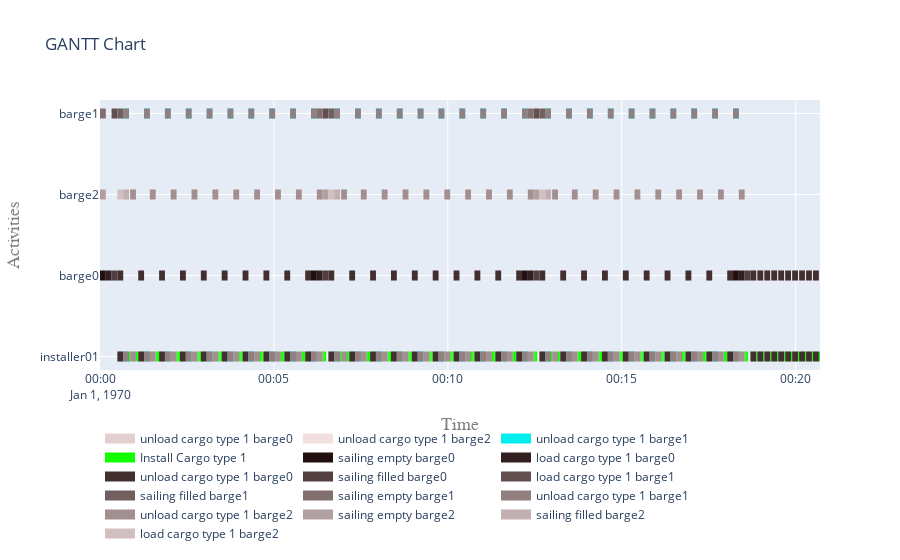

The cell this chart's notebook holds for it:
### Code cell
plot.get_gantt_chart(
    [installer01, *[vessels[v] for v in vessels]], 
    id_map=[install_process,*processes]
)

### Figure 1 — Plotly figure (JSON) as saved in the notebook; plotly's stock layout.template omitted (floating-point values rounded to 4 significant figures; data arrays with more than 128 entries replaced by an {"elided": "..."} marker saying what was removed)
{"data": [{"connectgaps": false, "hoverinfo": "y+name", "line": {"color": "rgb(226,207,208)", "width": 10}, "mode": "lines", "name": "unload cargo type 1 barge0", "type": "scatter", "x": {"elided": "400 str values"}, "y": {"elided": "400 str values"}}, {"connectgaps": false, "hoverinfo": "y+name", "line": {"color": "rgb(242,223,224)", "width": 10}, "mode": "lines", "name": "unload cargo type 1 barge2", "type": "scatter", "x": {"elided": "300 str values"}, "y": {"elided": "300 str values"}}, {"connectgaps": false, "hoverinfo": "y+name", "line": {"color": "rgb(2,239,240)", "width": 10}, "mode": "lines", "name": "unload cargo type 1 barge1", "type": "scatter", "x": {"elided": "300 str values"}, "y": {"elided": "300 str values"}}, {"connectgaps": false, "hoverinfo": "y+name", "line": {"color": "rgb(18,255,0)", "width": 10}, "mode": "lines", "name": "Install Cargo type 1", "type": "scatter", "x": {"elided": "500 str values"}, "y": {"elided": "500 str values"}}, {"connectgaps": false, "hoverinfo": "y+name", "line": {"color": "rgb(34,15,16)", "width": 10}, "mode": "lines", "name": "sailing empty barge0", "type": "scatter", "x": ["1970-01-01T00:00:00", "1970-01-01T00:00:00", "1970-01-01T00:00:10", "1970-01-01T00:00:10", "1970-01-01T00:00:10", "1970-01-01T00:06:04", "1970-01-01T00:06:04", "1970-01-01T00:06:14", "1970-01-01T00:06:14", "1970-01-01T00:06:14", "1970-01-01T00:12:08", "1970-01-01T00:12:08", "1970-01-01T00:12:18", "1970-01-01T00:12:18", "1970-01-01T00:12:18", "1970-01-01T00:18:12", "1970-01-01T00:18:12", "1970-01-01T00:18:22", "1970-01-01T00:18:22", "1970-01-01T00:18:22"], "y": ["barge0", "barge0", "barge0", "barge0", null, "barge0", "barge0", "barge0", "barge0", null, "barge0", "barge0", "barge0", "barge0", null, "barge0", "barge0", "barge0", "barge0", null]}, {"connectgaps": false, "hoverinfo": "y+name", "line": {"color": "rgb(50,31,32)", "width": 10}, "mode": "lines", "name": "load cargo type 1 barge0", "type": "scatter", "x": ["1970-01-01T00:00:10", "1970-01-01T00:00:10", "1970-01-01T00:00:20", "1970-01-01T00:00:20", "1970-01-01T00:00:20", "1970-01-01T00:06:14", "1970-01-01T00:06:14", "1970-01-01T00:06:24", "1970-01-01T00:06:24", "1970-01-01T00:06:24", "1970-01-01T00:12:18", "1970-01-01T00:12:18", "1970-01-01T00:12:28", "1970-01-01T00:12:28", "1970-01-01T00:12:28", "1970-01-01T00:18:22", "1970-01-01T00:18:22", "1970-01-01T00:18:32", "1970-01-01T00:18:32", "1970-01-01T00:18:32"], "y": ["barge0", "barge0", "barge0", "barge0", null, "barge0", "barge0", "barge0", "barge0", null, "barge0", "barge0", "barge0", "barge0", null, "barge0", "barge0", "barge0", "barge0", null]}, {"connectgaps": false, "hoverinfo": "y+name", "line": {"color": "rgb(66,47,48)", "width": 10}, "mode": "lines", "name": "unload cargo type 1 barge0", "type": "scatter", "x": {"elided": "400 str values"}, "y": {"elided": "400 str values"}}, {"connectgaps": false, "hoverinfo": "y+name", "line": {"color": "rgb(82,63,64)", "width": 10}, "mode": "lines", "name": "sailing filled barge0", "type": "scatter", "x": ["1970-01-01T00:00:20", "1970-01-01T00:00:20", "1970-01-01T00:00:30", "1970-01-01T00:00:30", "1970-01-01T00:00:30", "1970-01-01T00:06:24", "1970-01-01T00:06:24", "1970-01-01T00:06:34", "1970-01-01T00:06:34", "1970-01-01T00:06:34", "1970-01-01T00:12:28", "1970-01-01T00:12:28", "1970-01-01T00:12:38", "1970-01-01T00:12:38", "1970-01-01T00:12:38", "1970-01-01T00:18:32", "1970-01-01T00:18:32", "1970-01-01T00:18:42", "1970-01-01T00:18:42", "1970-01-01T00:18:42"], "y": ["barge0", "barge0", "barge0", "barge0", null, "barge0", "barge0", "barge0", "barge0", null, "barge0", "barge0", "barge0", "barge0", null, "barge0", "barge0", "barge0", "barge0", null]}, {"connectgaps": false, "hoverinfo": "y+name", "line": {"color": "rgb(98,79,80)", "width": 10}, "mode": "lines", "name": "load cargo type 1 barge1", "type": "scatter", "x": ["1970-01-01T00:00:20", "1970-01-01T00:00:20", "1970-01-01T00:00:30", "1970-01-01T00:00:30", "1970-01-01T00:00:30", "1970-01-01T00:06:24", "1970-01-01T00:06:24", "1970-01-01T00:06:34", "1970-01-01T00:06:34", "1970-01-01T00:06:34", "1970-01-01T00:12:28", "1970-01-01T00:12:28", "1970-01-01T00:12:38", "1970-01-01T00:12:38", "1970-01-01T00:12:38"], "y": ["barge1", "barge1", "barge1", "barge1", null, "barge1", "barge1", "barge1", "barge1", null, "barge1", "barge1", "barge1", "barge1", null]}, {"connectgaps": false, "hoverinfo": "y+name", "line": {"color": "rgb(114,95,96)", "width": 10}, "mode": "lines", "name": "sailing filled barge1", "type": "scatter", "x": ["1970-01-01T00:00:30", "1970-01-01T00:00:30", "1970-01-01T00:00:40", "1970-01-01T00:00:40", "1970-01-01T00:00:40", "1970-01-01T00:06:34", "1970-01-01T00:06:34", "1970-01-01T00:06:44", "1970-01-01T00:06:44", "1970-01-01T00:06:44", "1970-01-01T00:12:38", "1970-01-01T00:12:38", "1970-01-01T00:12:48", "1970-01-01T00:12:48", "1970-01-01T00:12:48"], "y": ["barge1", "barge1", "barge1", "barge1", null, "barge1", "barge1", "barge1", "barge1", null, "barge1", "barge1", "barge1", "barge1", null]}, {"connectgaps": false, "hoverinfo": "y+name", "line": {"color": "rgb(130,111,112)", "width": 10}, "mode": "lines", "name": "sailing empty barge1", "type": "scatter", "x": ["1970-01-01T00:00:00", "1970-01-01T00:00:00", "1970-01-01T00:00:10", "1970-01-01T00:00:10", "1970-01-01T00:00:10", "1970-01-01T00:06:14", "1970-01-01T00:06:14", "1970-01-01T00:06:24", "1970-01-01T00:06:24", "1970-01-01T00:06:24", "1970-01-01T00:12:18", "1970-01-01T00:12:18", "1970-01-01T00:12:28", "1970-01-01T00:12:28", "1970-01-01T00:12:28"], "y": ["barge1", "barge1", "barge1", "barge1", null, "barge1", "barge1", "barge1", "barge1", null, "barge1", "barge1", "barge1", "barge1", null]}, {"connectgaps": false, "hoverinfo": "y+name", "line": {"color": "rgb(146,127,128)", "width": 10}, "mode": "lines", "name": "unload cargo type 1 barge1", "type": "scatter", "x": {"elided": "300 str values"}, "y": {"elided": "300 str values"}}, {"connectgaps": false, "hoverinfo": "y+name", "line": {"color": "rgb(162,143,144)", "width": 10}, "mode": "lines", "name": "unload cargo type 1 barge2", "type": "scatter", "x": {"elided": "300 str values"}, "y": {"elided": "300 str values"}}, {"connectgaps": false, "hoverinfo": "y+name", "line": {"color": "rgb(178,159,160)", "width": 10}, "mode": "lines", "name": "sailing empty barge2", "type": "scatter", "x": ["1970-01-01T00:00:00", "1970-01-01T00:00:00", "1970-01-01T00:00:10", "1970-01-01T00:00:10", "1970-01-01T00:00:10", "1970-01-01T00:06:24", "1970-01-01T00:06:24", "1970-01-01T00:06:34", "1970-01-01T00:06:34", "1970-01-01T00:06:34", "1970-01-01T00:12:28", "1970-01-01T00:12:28", "1970-01-01T00:12:38", "1970-01-01T00:12:38", "1970-01-01T00:12:38"], "y": ["barge2", "barge2", "barge2", "barge2", null, "barge2", "barge2", "barge2", "barge2", null, "barge2", "barge2", "barge2", "barge2", null]}, {"connectgaps": false, "hoverinfo": "y+name", "line": {"color": "rgb(194,175,176)", "width": 10}, "mode": "lines", "name": "sailing filled barge2", "type": "scatter", "x": ["1970-01-01T00:00:40", "1970-01-01T00:00:40", "1970-01-01T00:00:50", "1970-01-01T00:00:50", "1970-01-01T00:00:50", "1970-01-01T00:06:44", "1970-01-01T00:06:44", "1970-01-01T00:06:54", "1970-01-01T00:06:54", "1970-01-01T00:06:54", "1970-01-01T00:12:48", "1970-01-01T00:12:48", "1970-01-01T00:12:58", "1970-01-01T00:12:58", "1970-01-01T00:12:58"], "y": ["barge2", "barge2", "barge2", "barge2", null, "barge2", "barge2", "barge2", "barge2", null, "barge2", "barge2", "barge2", "barge2", null]}, {"connectgaps": false, "hoverinfo": "y+name", "line": {"color": "rgb(210,191,192)", "width": 10}, "mode": "lines", "name": "load cargo type 1 barge2", "type": "scatter", "x": ["1970-01-01T00:00:30", "1970-01-01T00:00:30", "1970-01-01T00:00:40", "1970-01-01T00:00:40", "1970-01-01T00:00:40", "1970-01-01T00:06:34", "1970-01-01T00:06:34", "1970-01-01T00:06:44", "1970-01-01T00:06:44", "1970-01-01T00:06:44", "1970-01-01T00:12:38", "1970-01-01T00:12:38", "1970-01-01T00:12:48", "1970-01-01T00:12:48", "1970-01-01T00:12:48"], "y": ["barge2", "barge2", "barge2", "barge2", null, "barge2", "barge2", "barge2", "barge2", null, "barge2", "barge2", "barge2", "barge2", null]}], "layout": {"autosize": true, "hovermode": "closest", "legend": {"orientation": "h", "x": 0, "y": -0.2}, "title": {"text": "GANTT Chart"}, "xaxis": {"range": ["1970-01-01T00:00:00", "1970-01-01T00:20:42"], "title": {"font": {"color": "#7f7f7f", "family": "Courier New, monospace", "size": 18}, "text": "Time"}, "type": "date"}, "yaxis": {"autorange": true, "range": [-0.1667, 3.167], "title": {"font": {"color": "#7f7f7f", "family": "Courier New, monospace", "size": 18}, "text": "Activities"}, "type": "category"}}}
